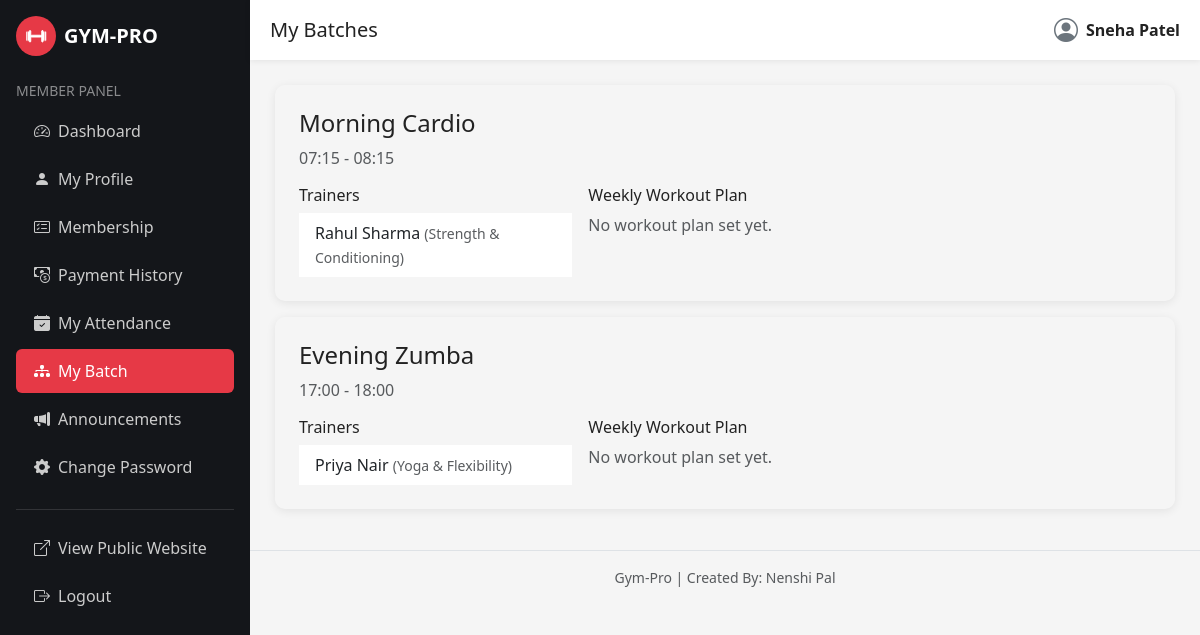
The app's page /member/my-batch.php (signed in) with its own data.
### tables this page shows
CREATE TABLE batches (
    batch_id INT AUTO_INCREMENT PRIMARY KEY,
    batch_name VARCHAR(100) NOT NULL,
    start_time TIME NOT NULL,
    end_time TIME NOT NULL,
    capacity INT NOT NULL DEFAULT 20,
    monthly_fee DECIMAL(10,2) NOT NULL DEFAULT 0,
    status ENUM('Active','Inactive') DEFAULT 'Active'
);

CREATE TABLE trainers (
    trainer_id INT AUTO_INCREMENT PRIMARY KEY,
    trainer_code VARCHAR(20) NOT NULL UNIQUE,
    full_name VARCHAR(100) NOT NULL,
    gender ENUM('Male','Female','Other') DEFAULT 'Male',
    phone VARCHAR(20) NOT NULL UNIQUE,
    email VARCHAR(100) NOT NULL UNIQUE,
    specialization VARCHAR(100),
    photo VARCHAR(255) DEFAULT 'default-trainer.png',
    username VARCHAR(50) NOT NULL UNIQUE,
    password VARCHAR(255) NOT NULL,
    status ENUM('Active','Inactive') DEFAULT 'Active',
    created_at DATETIME DEFAULT CURRENT_TIMESTAMP
);

### member/my-batch.php (the view, shortened to what this page needs)
<?php
require_once "../includes/config.php";
$member_id = $_SESSION['member_id'];
$stmt = mysqli_prepare($conn, "SELECT b.* FROM member_batches mb JOIN batches b ON mb.batch_id=b.batch_id WHERE mb.member_id=? ORDER BY b.start_time");
mysqli_stmt_bind_param($stmt, "i", $member_id);
mysqli_stmt_execute($stmt);
$my_batches = mysqli_stmt_get_result($stmt);
$batch_rows = [];
while ($row = mysqli_fetch_assoc($my_batches)) { $batch_rows[] = $row; }
include "includes/header.php";
include "includes/sidebar.php";
include "includes/topbar.php";
?>
<?php if (empty($batch_rows)): ?>
    <div class="gym-card p-4">
        <p class="text-muted mb-0">You are not currently assigned to any batch. Please contact Admin.</p>
    </div>
<?php else: ?>
    <?php foreach ($batch_rows as $batch):
        $stmt2 = mysqli_prepare($conn, "SELECT t.full_name, t.specialization FROM batch_trainers bt JOIN trainers t ON bt.trainer_id=t.trainer_id WHERE bt.batch_id=?");
        mysqli_stmt_bind_param($stmt2, "i", $batch['batch_id']);
        mysqli_stmt_execute($stmt2);
        $trainers = mysqli_stmt_get_result($stmt2);
        $stmt3 = mysqli_prepare($conn, "SELECT * FROM workout_plans WHERE batch_id=? ORDER BY FIELD(day_name,'Monday','Tuesday','Wednesday','Thursday','Friday','Saturday','Sunday')");
        mysqli_stmt_bind_param($stmt3, "i", $batch['batch_id']);
        mysqli_stmt_execute($stmt3);
        $workouts = mysqli_stmt_get_result($stmt3);
    ?>
    <div class="gym-card p-4 mb-3">
        <h4><?php echo htmlspecialchars($batch['batch_name']); ?></h4>
        <p class="text-muted mb-3"><?php echo substr($batch['start_time'],0,5) . " - " . substr($batch['end_time'],0,5); ?></p>
        <div class="row g-3">
            <div class="col-md-4">
                <h6>Trainers</h6>
                <ul class="list-group list-group-flush">
                    <?php $found=false; while ($t = mysqli_fetch_assoc($trainers)): $found=true; ?>
                        <li class="list-group-item"><?php echo htmlspecialchars($t['full_name']); ?> <span class="text-muted small">(<?php echo htmlspecialchars($t['specialization']); ?>)</span></li>
                    <?php endwhile; if(!$found): ?><li class="list-group-item text-muted">No trainer assigned yet.</li><?php endif; ?>
                </ul>
            </div>
            <div class="col-md-8">
                <h6>Weekly Workout Plan</h6>
                <?php $found=false; while ($w = mysqli_fetch_assoc($workouts)): $found=true; ?>
                <?php endwhile; if(!$found): ?><p class="text-muted">No workout plan set yet.</p><?php endif; ?>
            </div>
        </div>
    </div>
    <?php endforeach; ?>
<?php endif; ?>
<?php include "includes/footer.php"; ?>

### css/style.css (style rules this page uses)
:root { --gym-dark: #14161a; --gym-dark-2: #1e2128; --gym-red: #e63946; --gym-red-dark: #c1121f; --gym-light: #f5f5f5; --gym-gray: #6c757d; }
body { font-family: 'Segoe UI', Arial, sans-serif; background-color: var(--gym-light); color: #222; }
.gym-card { border: none; border-radius: 10px; box-shadow: 0 2px 10px rgba(0,0,0,0.08); transition: transform .2s ease; }

### css/animations.css (style rules this page uses)
body { animation: gp-page-fade 0.5s ease both; }
.gym-card, .stat-card, .auth-card, .batch-check, .gym-hero h1, .gym-hero p, .gym-hero .btn { opacity: 0; transform: translateY(24px); transition: opacity 0.6s ease, transform 0.6s ease; }
.gp-in-view { opacity: 1 !important; transform: translateY(0) !important; }
.gym-card { transition: transform 0.25s ease, box-shadow 0.25s ease, opacity 0.6s ease; }

### records on screen
batches: batch_name "Morning Cardio", start_time "07:15", end_time "08:15"
trainers: full_name "Rahul Sharma", specialization "Strength & Conditioning"
batches: batch_name "Evening Zumba", start_time "17:00", end_time "18:00"
trainers: full_name "Priya Nair", specialization "Yoga & Flexibility"

### other values on screen
isset($page_title) ? $page_title : 'Member' "My Batches"
isset($_SESSION['member_name']) ? $_SESSION['member_name'] : 'Member' "Sneha Patel"
